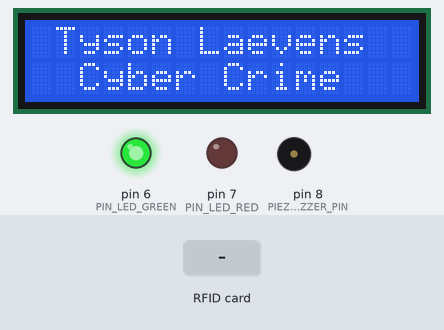
A sketch run on a simulated Arduino Uno, built with avr-gcc and run on an emulated ATmega328P. On the bench: 16×2 character LCD, output pins drawn as LEDs (lit = HIGH), buzzer (waves = sounding). The test bench sets the inputs (shaded band). Pins used as bus, display or sensor lines are not drawn.

Above: at 0.9 s.
At 3.1 s:
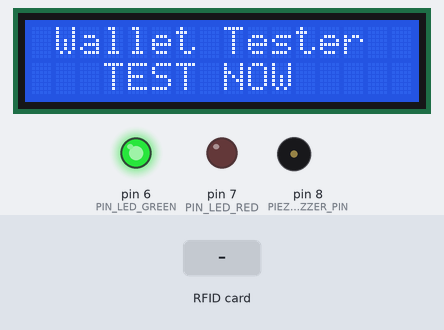
3.2 s: RFID card 5E 7A 19 C4 held to the reader
At 4.4 s:
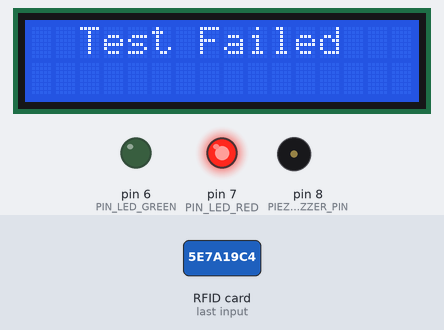
At 5.3 s:
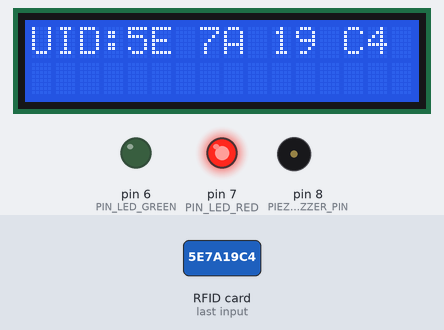
Timing chart, 0 to 10.6 s (numbered marks = the images above; inputs shaded):
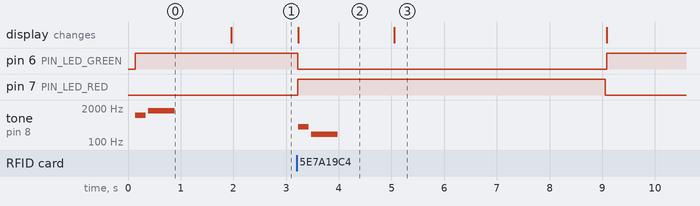

Measured:
- after the input at 3.2 s, pin 6 (PIN_LED_GREEN): HIGH → LOW at once, → HIGH 5.9 s later; pin 7 (PIN_LED_RED): LOW → HIGH at once, → LOW 5.8 s later; tone on pin 8 (PIEZO_BUZZER_PIN): silent → 375 Hz at once, → silent 0.20 s later, → 200 Hz 0.05 s later, → silent 0.50 s later; the display: changes at once (image 2)
- what the display in image 2 shows lasts 1.9 s, from 3.2 s to 5.1 s

The sketch:

CYBERCRIME_WALLET_TESTER_With_comments_.ino
```cpp
// Code for wallet tester presented by Tyson Laevens on November 29th, 2023 at the Georgian College Orillia Campus during Cybercrime with Eleanor Gittens
// Anything written in this grey colour text after "//" is just a note from me (Tyson) explaining in really simple terms what that line of code is doing
//Arduino (the microproccesor brand) projects are written in C++ (a coding language)
//Download the Arduino IDE on your computer to program the Arduino, or Read the code on your personal computer

#include <SPI.h> //Simplifies communication with RFID
#include <MFRC522.h> //Simplifies RFID reader programming
#include <Wire.h> //Simplifies communication via I2C
#include <LiquidCrystal_I2C.h> //Simplifies LCD programing

#define PIN_LED_RED 7 //Tells arduino where RED LED + is connected
#define PIN_LED_GREEN 6 //Tells arduino where GREEN LED + is connected
#define PIN_RST 9 //Tells arduino where RFID RST PIN is connected
#define PIN_SDA 10//Tells arduino where RFID SDA PIN is connected
#define PIEZO_BUZZER_PIN 8 //Tells arduino where SPEAKER + is connected

LiquidCrystal_I2C lcd(0x27, 16, 2);//Tells above mentioned LCD library the LCD size
MFRC522 rfid(PIN_SDA, PIN_RST);//Tells above mentioned MFRC522 library connection setup of RFID reader

bool testNowSoundPlayed = false;//Tells arduino not to play the test now sound constantly (while the display says "Test Now")

void setup() //Done once at the begining of the code
{
  SPI.begin(); //Turns on communications
  rfid.PCD_Init(); //Starts rfid reader
  pinMode(PIN_LED_RED, OUTPUT);//Defines the RED led as an output device
  pinMode(PIN_LED_GREEN, OUTPUT);//Defines the GREEN led as an output device
  pinMode(PIEZO_BUZZER_PIN, OUTPUT);//Defines the SPEAKER as an output device

  lcd.init(); //starts the lcd
  lcd.backlight();//turns on the lcd's backlight
  lcd.setCursor(1, 0); //tells lcd where to start typing out the text
  lcd.print("Tyson Laevens"); //The owners name to be written on the display
  lcd.setCursor(2, 1);//tells lcd where to start typing out the text
  lcd.print("Cyber Crime");//The class to be written on the display
  digitalWrite(PIN_LED_GREEN, HIGH);//Turns on green led
  playTestNowSound();//plays happy sound defined later in code
  delay(1000);//sets the duration
  lcd.clear();//clears the display
  lcd.setCursor(1, 0);//tells lcd where to start typing out the text
  lcd.print("Wallet Tester");//project name to be displayed
  lcd.setCursor(3, 1);//tells lcd where to start typing out the text
  lcd.print("TEST NOW");//tells user to test (on the display)
}

void playTone(int frequency, int duration)//defines how inputted variables will be intereoreted
{
  tone(PIEZO_BUZZER_PIN, frequency, duration); //tells arduino what "tone" means (speaker on at specific pwm frequency for specifc amount of time)
  delay(duration + 50);//sets time duration
  noTone(PIEZO_BUZZER_PIN);//tells arduino how to stop the sound
}

void playTestNowSound() // the setup for the first sound the arduino makes on powerup
{
  if (!testNowSoundPlayed)
  {
    playTone(1050, 200); //high pitched and short
    playTone(1575, 500);// evener higher pitched and longer
    testNowSoundPlayed = true; //affirms that the sound was played
  }
}

void loop()//what occurs over and over and over and over again
{
  if (rfid.PICC_IsNewCardPresent()) //checks for card presence
  {
    if (rfid.PICC_ReadCardSerial())//reads presented cards UID
    {
      digitalWrite(PIN_LED_GREEN, LOW);//tells the green led to turn off
      digitalWrite(PIN_LED_RED, HIGH);//tells the red led to turn on
      lcd.clear();//erases the display
      lcd.setCursor(2, 0);//defines where on the display to write
      lcd.print("Test Failed");//writes test failed when a UID is pulled
      playTone(375, 200); //short and low tone
      playTone(200, 500);//longer but lower tone
      delay(1000);//length of time for the tone and display to remain in the above state

      lcd.clear();// clears display
      lcd.setCursor(0, 0);// defines where to start displaying text
      lcd.print("UID:");//writes out the name of the info its pulling from the card (Google what a "UID" is on a bank card)
      for (int i = 0; i < 4; ++i) //tells the display how to interpret all the info pulled from the card
      {
        lcd.print(rfid.uid.uidByte[i], HEX);//converts what it interpretted into a common format (hexidecimal)
        lcd.print(" ");//Prints the UID in hexidecimals to the LCD
      }
      delay(4000);//keeps it there for 4 seconds
      lcd.clear();//erases the display
       digitalWrite(PIN_LED_RED, LOW); //turns off the red led
  lcd.setCursor(1, 0); //tells the display where to start the text it displays
  lcd.print("Wallet Tester"); //displays info about the project
  lcd.setCursor(3, 1);//tells the display where to start the text it displays
  lcd.print("TEST NOW");//displays instruction for user
      lcd.print("                ");//different way of clearing the display for restarting the code from the top
      digitalWrite(PIN_LED_GREEN, HIGH); //turns the green led on
      playTestNowSound(); //plays the happy high pitched sound when it starts up
      delay(1000); //how long the sound is played for
    }
  }
}//code restarts from the top
```
